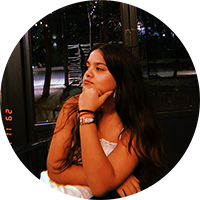
#> input picture pradhi3.png, 200 x 200 px
$ jupyter execute 181112252_cv_assignment_2.ipynb
#> lines starting #> are read from the running program, lines starting #| are printed output that depends on the picture; after the words box and inside, x2 and y2 are one past the last pixel; in counts of white or black regions, pixels touching at a corner belong together
#> the answer given: 100
#> the answer given: pradhi3.png
<a href="https://colab.research.google.com/github/pradhi18/CV/blob/master/181112252_cv_assignment_2.ipynb" target="_parent"></a>

[cell 1]
from PIL import Image
import numpy as np

[cell 2]
def dither_matrix(n:int):
    if n == 1:
        return np.array([[0]])
    else:
        first = (n ** 2) * dither_matrix(int(n/2))
        second = (n ** 2) * dither_matrix(int(n/2)) + 2
        third = (n ** 2) * dither_matrix(int(n/2)) + 3
        fourth = (n ** 2) * dither_matrix(int(n/2)) + 1
        first_col = np.concatenate((first, third), axis=0)
        second_col = np.concatenate((second, fourth), axis=0)
        return (1/n**2) * np.concatenate((first_col, second_col), axis=1)

[cell 3]
def get_image(src:str):
#> called with src = 'pradhi3.png'
    img = np.array(Image.open(src))
#> img is the input picture: shape (200, 200, 4); mean R, G, B, A 59.6, 36.4, 25.3, 200.3
    img_arr = [[(j[0] * 299/1000) + (j[1] * 587/1000) + (j[2] * 114/1000) for j in r] for r in img]
#> img_arr = 200 items
    img_gray = np.array(img_arr)
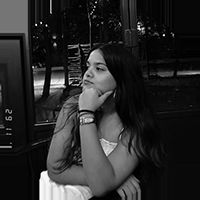
#> img_gray: shape (200, 200) float64; min 0, max 255, mean 42.1
    Image.fromarray(img_gray).convert('L').save('gray-scale.png')
    return img_gray * (1/255)

[cell 4]
def ordered_dithering(img_pixel:np.array, dither_m:np.array):
    n = np.size(dither_m, axis=0)
#> n = 64
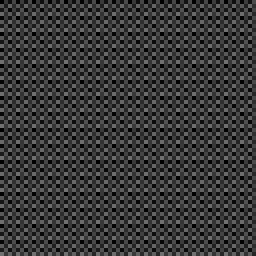
#> dither_m: shape (64, 64) float64 (shown 4 times larger); min 0, max 0.444, mean 0.222
    x_max = np.size(img_pixel, axis=1)
#> x_max = 200
    y_max = np.size(img_pixel, axis=0)
#> y_max = 200
    for x in range(x_max):
        for y in range(y_max):
            i = x % n
            j = y % n
            if img_pixel[y][x] > dither_m[i][j]:
                img_pixel[y][x] = 255
            else:
                img_pixel[y][x] = 0
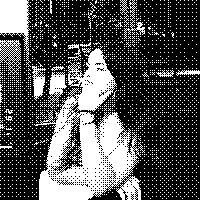
#> img_pixel: shape (200, 200) float64; 33% white; 2294 white regions (2275 under 20 px), largest, box (x1, y1, x2, y2) and area: (34, 46, 145, 200) 7821, (0, 0, 31, 67) 1049, (48, 72, 67, 109) 344

    Image.fromarray(img_pixel).convert('L').save('dithered.png', bit=1)
